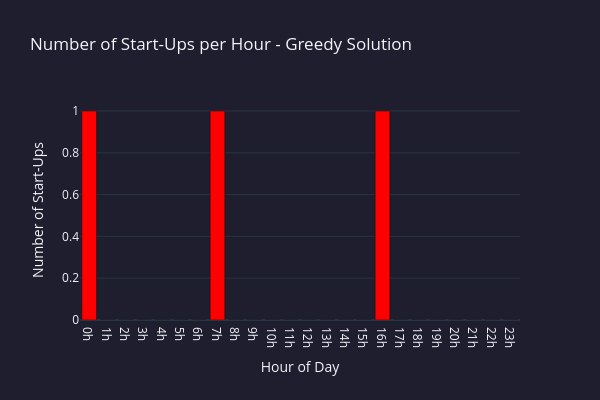

The notebook cell saved with this chart:
### Code cell
plot_hourly([len(start_ups) for start_ups in start_up_by_hour], title="Number of Start-Ups per Hour - Greedy Solution", yaxis_title="Number of Start-Ups", color='red', line=False)

# print which generators were started up in each hour
for t, start_ups in enumerate(start_up_by_hour):
    if start_ups:  # Only print hours where there were start-ups
        gen_names = ", ".join(gen.name + f"({gen.type})" for gen in start_ups)
        print(f"Start ups at Hour {t}: {gen_names}")

### Figure 1 — Plotly figure (JSON) as saved in the notebook; plotly's stock layout.template omitted (floating-point values rounded to 4 significant figures)
{"data": [{"marker": {"color": "red"}, "type": "bar", "x": ["0h", "1h", "2h", "3h", "4h", "5h", "6h", "7h", "8h", "9h", "10h", "11h", "12h", "13h", "14h", "15h", "16h", "17h", "18h", "19h", "20h", "21h", "22h", "23h"], "y": [1, 0, 0, 0, 0, 0, 0, 1, 0, 0, 0, 0, 0, 0, 0, 0, 1, 0, 0, 0, 0, 0, 0, 0]}], "layout": {"height": 400, "paper_bgcolor": "#1e1e2e", "plot_bgcolor": "#1e1e2e", "showlegend": false, "title": {"text": "Number of Start-Ups per Hour - Greedy Solution"}, "width": 600, "xaxis": {"dtick": 1, "tick0": 0, "tickmode": "linear", "title": {"text": "Hour of Day"}}, "yaxis": {"title": {"text": "Number of Start-Ups"}}}}
